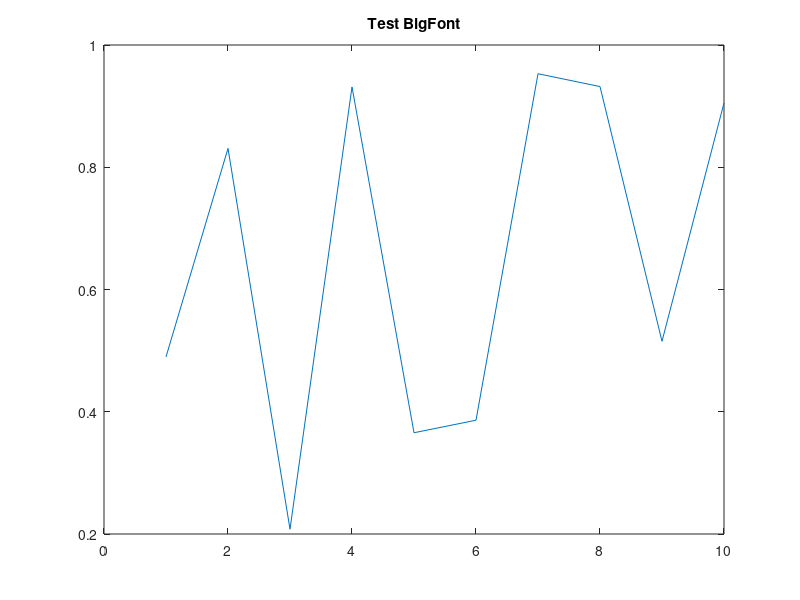

The MATLAB script that drew this image: (Note: this script raises an error after producing the figure.)
%%%%%%%%%%%%%%%%%%%%%%%%%%%%%%%%%%%%%%%%%%%%%%%%%%%%%%%%%%%%%%%%%%%%%%%%%%%
%%%
%%%    This script tests the BigFont function
%%%
%%%%%%%%%%%%%%%%%%%%%%%%%%%%%%%%%%%%%%%%%%%%%%%%%%%%%%%%%%%%%%%%%%%%%%%%%%%

% TODO: example inputs are placeholders — verify against intended usage.
figure; plot(1:10, rand(1,10)); title('Test BigFont');
BigFont(24)
